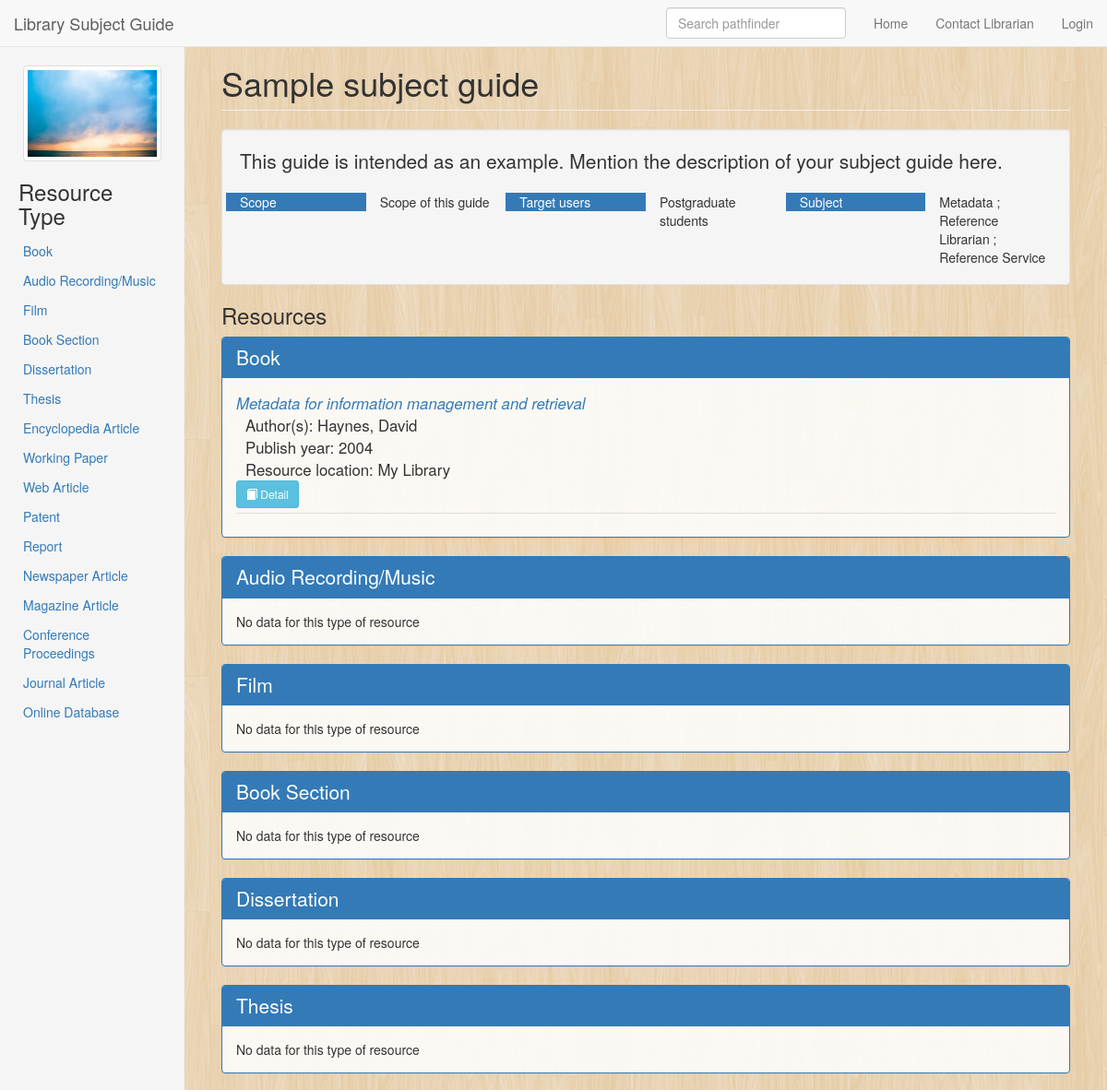
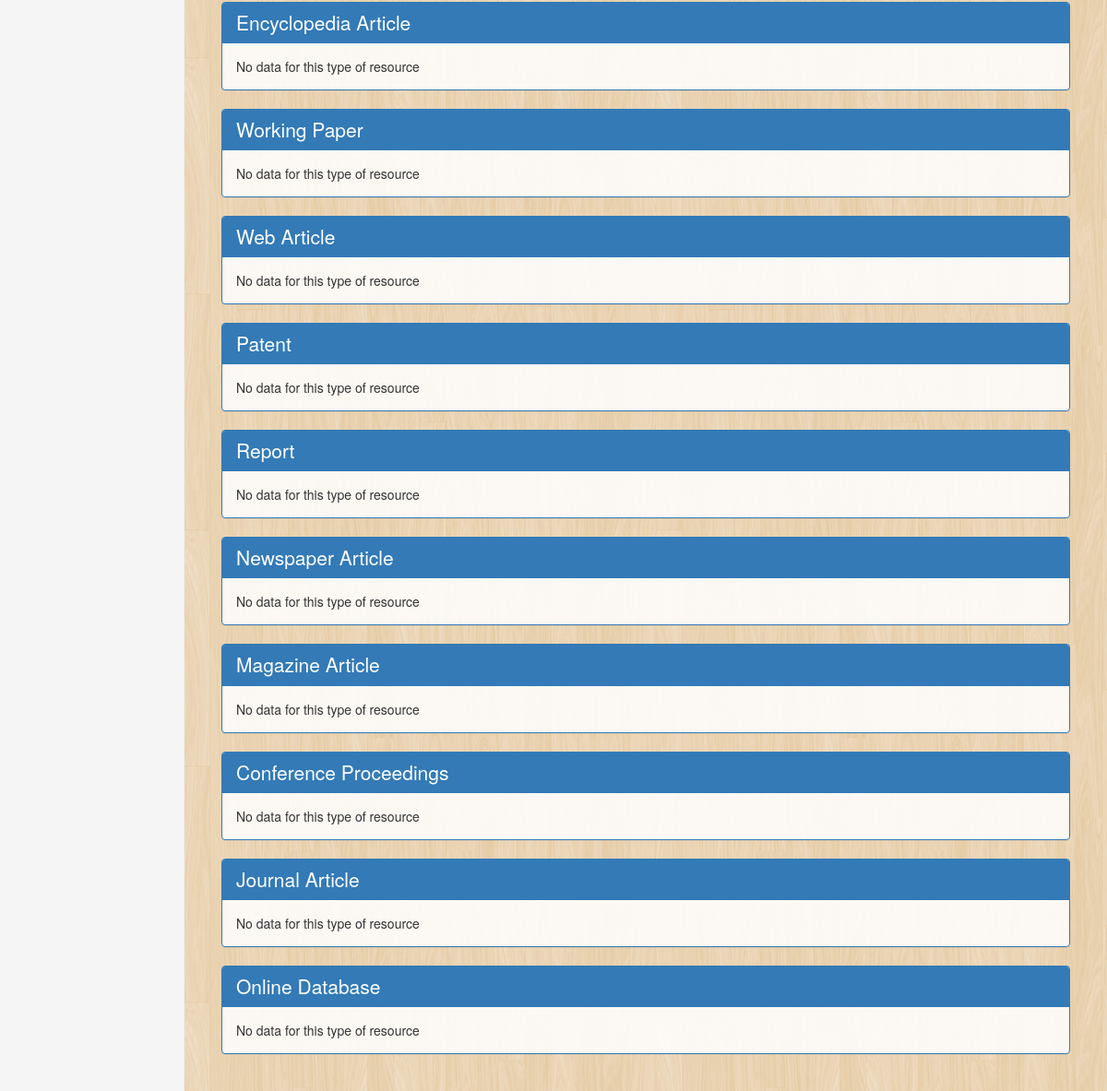
The page /index.php/pathfinder/detail/3 on the database its author committed (2 pictures, top to bottom).
### tables this page shows
CREATE TABLE IF NOT EXISTS `pst_config` (
  `config_name` varchar(100) NOT NULL,
  `config_val` text NOT NULL
);

CREATE TABLE IF NOT EXISTS `pst_pathfinder` (
`id` int(11) NOT NULL,
  `title` varchar(255) NOT NULL,
  `category` varchar(200) DEFAULT NULL,
  `subjects` text,
  `subjects_array` text,
  `description` text,
  `target_users` varchar(255) DEFAULT NULL,
  `scope` varchar(100) DEFAULT NULL,
  `authors` text NOT NULL,
  `image_filename` varchar(255) DEFAULT NULL,
  `created` datetime NOT NULL,
  `updated` datetime NOT NULL
);

CREATE TABLE IF NOT EXISTS `pst_taxonomy_term` (
`tid` int(11) NOT NULL COMMENT 'Primary Key: Unique term ID.',
  `vocabulary` varchar(50) DEFAULT NULL,
  `name` varchar(255) NOT NULL DEFAULT '' COMMENT 'The term name.',
  `description` longtext COMMENT 'A description of the term.',
  `weight` int(11) NOT NULL DEFAULT '0' COMMENT 'The weight of this term in relation to other terms.'
);

CREATE TABLE IF NOT EXISTS `pst_resource` (
`id` int(11) NOT NULL,
  `title` text NOT NULL,
  `series_title` varchar(255) DEFAULT NULL,
  `format` varchar(200) NOT NULL,
  `language` varchar(50) DEFAULT NULL,
  `type` varchar(200) NOT NULL,
  `classification` varchar(50) DEFAULT NULL,
  `authors` text,
  `authors_array` text,
  `subjects` varchar(255) DEFAULT NULL,
  `subjects_array` text,
  `publisher` varchar(100) DEFAULT NULL,
  `publish_year` int(4) DEFAULT NULL,
  `publish_place` varchar(100) DEFAULT NULL,
  `url` text,
  `doi_id` varchar(50) DEFAULT NULL,
  `other_id` varchar(255) DEFAULT NULL,
  `isbn` varchar(20) DEFAULT NULL,
  `issn` varchar(20) DEFAULT NULL,
  `location` varchar(100) DEFAULT NULL,
  `collation` varchar(255) DEFAULT NULL,
  `abstract` text,
  `notes` text,
  `filename` varchar(255) DEFAULT NULL,
  `image_filename` varchar(255) DEFAULT NULL,
  `created` datetime NOT NULL,
  `updated` datetime NOT NULL
);

### application/controllers/Pathfinder.php (called while the page is built, shortened)
<?php if ( ! defined('BASEPATH')) exit('No direct script access allowed');
class Pathfinder extends CI_Controller {
  private $data = array();
  public function __construct() {
    $this->data['main_title'] = 'Pathfinder';
    $this->data['main_content'] = '';
    $this->data['logged_in'] = $this->session->userdata('logged_in');
    $this->data['group'] = $this->data['logged_in']['groups'];
    $this->load->model('Resource_model');
    $this->load->model('Taxonomy_model');
  }
  public function detail($pathfinder_id)
  {
    $this->data['pathfinder'] = $this->Pathfinder_model->getDetail($pathfinder_id);
    $this->data['main_title'] = $this->data['pathfinder']->title;
    $this->load->view('pathfinder/detail', $this->data);
  }
}

### index.php (called while the page is built, shortened)
<?php
require_once BASEPATH.'core/CodeIgniter.php';

### application/models/Pathfinder_model.php (called while the page is built, shortened)
<?php if ( ! defined('BASEPATH')) exit('No direct script access allowed');
class Pathfinder_model extends CI_Model {
    public function getDetail($pathfinder_id)
    {
      $this->db->where(array('id' => $pathfinder_id));
      $query = $this->db->get('pathfinder', 1);
      return $query->row();
    }
    public function getConfig($config_name, $unserialized = true, $return_one = false)
    {
      $config = array();
      $this->db->where('config_name', $config_name);
      $result = $this->db->get('config')->result();
      foreach ($result as $config_data) {
        $config[$config_data->config_name] = $unserialized?unserialize($config_data->config_val):$config_data->config_val;
      }
      return $config;
    }
}

### application/models/Taxonomy_model.php (called while the page is built, shortened)
<?php if ( ! defined('BASEPATH')) exit('No direct script access allowed');
class Taxonomy_model extends CI_Model {
    public function getData($taxonomy_type, $page = 1, $limit = 20, $criteria = '', &$total_rows = 0)
    {
      $offset = 0;
      $this->db->select('tid, name, vocabulary');
      $this->db->from('taxonomy_term');
      $this->db->where('vocabulary', $taxonomy_type);
      $this->db->limit($limit, $offset);
      $this->db->order_by('weight');
      $result = $this->db->get();
      $this->db->where('vocabulary', $taxonomy_type);
      $this->db->select('COUNT(*) as `total`', false);
      $query = $this->db->get('taxonomy_term');
      $data = $query->row();
      return $result->result();
    }
}

### application/models/Resource_model.php (called while the page is built, shortened)
<?php if ( ! defined('BASEPATH')) exit('No direct script access allowed');
class Resource_model extends CI_Model {
    public function getData($page = 1, $limit = 20, $criteria = '', &$total_rows = 0, $pathfinder_id = 0)
    {
      $offset = 0;
      $this->db->select('id, title, authors, subjects, publish_year, publisher, url, location');
      if ($criteria) {
        $this->db->where($criteria, null, false);
      }
      if ($pathfinder_id) {
        $this->db->join('pathfinder_resources', 'resource.id=pathfinder_resources.rid', 'INNER');
        $this->db->where('pathfinder_resources.pid', $pathfinder_id);
      }
      $this->db->limit($limit, $offset);
      $this->db->order_by('publish_year', 'DESC');
      $result = $this->db->get('resource');
      if ($criteria) {
        $this->db->where($criteria, null, false);
      }
      if ($pathfinder_id) {
        $this->db->join('pathfinder_resources', 'resource.id=pathfinder_resources.rid', 'INNER');
        $this->db->where('pathfinder_resources.pid', $pathfinder_id);
      }
      $this->db->select('COUNT(*) as `total`', false);
      $query = $this->db->get('resource');
      $data = $query->row();
      $total_rows = $data->total;
      return $result->result();
    }
}

### application/views/pathfinder/detail.php (the view, shortened to what this page needs)
<div class="well">
  <p class="lead"><?php echo $pathfinder->description ?></p>
  <div class="row">
    <div class="col-md-2 bg-primary info">Scope</div><div class="col-md-2"><?php echo $pathfinder->scope ?></div>
    <div class="col-md-2 bg-primary info">Target users</div><div class="col-md-2"><?php echo $pathfinder->target_users ?></div>
    <div class="col-md-2 bg-primary info">Subject</div><div class="col-md-2"><?php echo $pathfinder->subjects ?></div>
  </div>
</div>
<h3>Resources</h3>
<?php
$normalized_names = array();
$hidden_type_str = '';
if (isset($hidden_type) && $hidden_type) {
  foreach($hidden_type as $tp) {
    $hidden_type_str .= "'$tp',";
  }
  $hidden_type_str = substr_replace($hidden_type_str, '', -1);
  $types = $this->Taxonomy_model->getData('Type', 1, 30, "name NOT IN ($hidden_type_str)");
} else {
  $types = $this->Taxonomy_model->getData('Type', 1, 30);
}
?>
<div class="row">
<div class="col-md-12 pathfinder-resources-list">
<?php
foreach ($types as $type) {
  $normalized_names[$type->name] = strtolower(str_ireplace(array(' ', '/', '\\', '-', '@'), '_', $type->name));
  $total_rows = 0;
  $resources = $this->Resource_model->getData(1, 20, sprintf("type='%s'", $type->name), $total_rows, $pathfinder->id);
?>
<div class="panel panel-primary resource-type">
  <div class="panel-heading">
    <h3 class="panel-title"><?php echo $type->name ?></h3>
  </div>
  <div class="panel-body">
    <?php
    if ($total_rows) {
      foreach ($resources as $doc) {
        echo '<p class="doc">';
        echo '<span class="doc-field doc-title"><a href="'.site_url('/resource/detail/'.$doc->id).'">'.$doc->title.'</a></span>';
        echo '<span class="doc-field doc-author pad-left10">Author(s): '.$doc->authors.'</span>';
        echo '<span class="doc-field doc-year pad-left10">Publish year: '.$doc->publish_year.'</span>';
        if ($doc->location) {
          echo '<span class="doc-field doc-url pad-left10">Resource location: '.$doc->location.'</span>';
        }
        echo '<span class="doc-field doc-buttons">';
        echo '<a class="btn btn-sm btn-info resource-detail-btn" title="View Detail"
          href="'.site_url('/resource/detail/'.$doc->id).'"><i class="glyphicon glyphicon-book"></i> Detail</a> ';
        echo '</span>';
        echo '</p>';
      }
    } else {
      echo 'No data for this type of resource';
    }
    ?>
  </div>
</div>
<?php
}
?>
</div>
</div>
<?php
if ($pathfinder->image_filename) {
  echo '<div class="pathfinder-image-detail"><img src="'.base_url('files/pathfinder/images').'/'.$pathfinder->image_filename.'" class="img-responsive img-thumbnail" /></div>';
}
?>
<h3>Resource Type</h3>
<nav id="sidebar-nav">
<ul class="nav nav-pills nav-stacked resource-type-links">
<?php
foreach ($types as $type) {
?>
  <li><a href="#<?php echo $normalized_names[$type->name]; ?>"><?php echo $type->name ?></a></li>
<?php
}
?>
</ul>
</nav>
<?php
$sidebar = ob_get_clean();
?>
<?php
$main_content = ob_get_clean();
require './assets/themes/default/index.tpl.php';
?>

### assets/themes/default/index.tpl.php (shortened to what this page needs)
<!DOCTYPE html>
<?php
$site_name_data = $this->Pathfinder_model->getConfig('site_name');
?>
<html lang="en">
  <head>
    <link href="<?php echo base_url('assets/themes/default') ?>/css/bootstrap.min.css" rel="stylesheet">
    <link href="<?php echo base_url('assets/themes/default') ?>/css/dashboard.css" rel="stylesheet">
    <link href="<?php echo base_url('assets/chosen') ?>/chosen.min.css" rel="stylesheet">
    <link href="<?php echo base_url('assets/themes/default') ?>/css/app.css" rel="stylesheet">
  </head>
  <body data-spy="scroll" data-target="#sidebar-nav">
    <nav class="navbar navbar-default navbar-fixed-top" role="navigation">
      <div class="container-fluid">
        <div class="navbar-header">
          <a class="navbar-brand" href="<?php echo site_url() ?>"><?php echo $site_name_data['site_name']?$site_name_data['site_name']:'PUSTAKAWAN: Online Pathfinder' ?></a>
        </div>
        <div class="navbar-collapse collapse">
          <ul class="nav navbar-nav navbar-right">
            <li><a href="<?php echo site_url() ?>">Home</a></li>
            <li><a href="<?php echo site_url('/pathfinder/content/contact') ?>">Contact Librarian</a></li>
            <?php if ($logged_in && $group == 'Librarian') : ?>
            <li class="dropdown">
              <a href="#" class="dropdown-toggle" data-toggle="dropdown" role="button" aria-haspopup="true" aria-expanded="false">Admin <span class="caret"></span></a>
              <ul class="dropdown-menu">
                <li><a href="<?php echo site_url('/pathfinder/add') ?>">Add New Pathfinder</a></li>
                <li><a href="<?php echo site_url('/resource/index') ?>">Resource Library</a></li>
                <li><a href="<?php echo site_url('/taxonomy/') ?>">Taxonomy</a></li>
                <li><a href="<?php echo site_url('/pathfinder/config') ?>">Configuration</a></li>
                <li><a href="<?php echo site_url('/user/listusers') ?>">User Management</a></li>
                <li><a href="<?php echo site_url('/user/logout') ?>"><i class="glyphicon glyphicon-log-out"></i> Logout</a></li>
                <li><a href="<?php echo site_url('/pathfinder/about') ?>">About this Software</a></li>
              </ul>
            </li>
            <?php else :
            ?>
            <li><a href="<?php echo site_url('/user') ?>">Login</a></li>
            <?php endif; ?>
          </ul>
          <form class="navbar-form navbar-right" method="get" action="<?php echo site_url('/pathfinder/index') ?>">
            <input type="text" name="keywords" class="form-control" placeholder="Search pathfinder">
          </form>
        </div>
      </div>
    </nav>
    <div class="container-fluid">
      <div class="row">
        <?php if (isset($sidebar) && $sidebar) : ?>
        <div class="col-sm-3 col-md-2 sidebar">
          <?php echo $sidebar ?>
        </div>
        <?php endif; ?>
        <div class="<?php echo (isset($sidebar) && $sidebar)?'col-sm-9 col-sm-offset-3 col-md-10 col-md-offset-2':'col-md-12' ?> main">
        <h1 class="page-header"><?php echo $main_title ?></h1>
        <?php echo $main_content ?>
        </div>
      </div>
    </div>
</body>
</html>

### assets/themes/default/css/dashboard.css (style rules this page uses)
body { padding-top: 50px; }
.sidebar { display: none; }
@media (min-width: 768px) { .sidebar { position: fixed; top: 51px; bottom: 0; left: 0; z-index: 1000; display: block; padding: 20px; overflow-x: hidden; overflow-y: auto; background-color: #f5f5f5; border-right: 1px solid #eee; } }
.main { padding: 20px; }
@media (min-width: 768px) { .main { padding-right: 40px; padding-left: 40px; } }
.main .page-header { margin-top: 0; }

### assets/themes/default/css/app.css (style rules this page uses)
body { background: url(../retina_wood.png); position: relative; }
table, .panel { background: rgba(255,255,255,0.85); }
.doc { clear: both; padding-bottom: 5px; border-bottom: 1px #ddd solid; font-size: 1.2em; }
.doc-field { display: block; }
.doc-title { font-style: italic; }
.panel-title { font-size: 1.5em; }
.pad-left10 { padding-left: 10px; }
.pathfinder-image-detail { width: 150px; max-width: 150px; margin: 0 auto; }
#sidebar-nav .nav > li > a { padding: 5px; }

### rows shown on the page
pst_config: config_name "Library Subject Guide"
pst_pathfinder: image_filename (picture), description "This guide is intended as an example. Mention the description of your subject guide here.", scope "Scope of this guide", target_users "Postgraduate students", subjects "Metadata ; Reference Librarian ; Reference Service"
pst_taxonomy_term: name "Book"
pst_taxonomy_term: name "Audio Recording/Music", shows "No data for this type of resource"
pst_taxonomy_term: name "Film", shows "No data for this type of resource"
pst_taxonomy_term: name "Book Section", shows "No data for this type of resource"
pst_taxonomy_term: name "Dissertation", shows "No data for this type of resource"
pst_taxonomy_term: name "Thesis", shows "No data for this type of resource"
pst_taxonomy_term: name "Encyclopedia Article", shows "No data for this type of resource"
pst_taxonomy_term: name "Working Paper", shows "No data for this type of resource"
pst_taxonomy_term: name "Web Article", shows "No data for this type of resource"
pst_taxonomy_term: name "Patent", shows "No data for this type of resource"
pst_taxonomy_term: name "Report", shows "No data for this type of resource"
pst_taxonomy_term: name "Newspaper Article", shows "No data for this type of resource"
pst_taxonomy_term: name "Magazine Article", shows "No data for this type of resource"
pst_taxonomy_term: name "Conference Proceedings", shows "No data for this type of resource"
pst_taxonomy_term: name "Journal Article", shows "No data for this type of resource"
pst_taxonomy_term: name "Online Database", shows "No data for this type of resource"
pst_resource: title "Metadata for information management and retrieval", authors "Haynes, David", publish_year "2004", location "My Library"

### other values the page prints
$main_title "Sample subject guide"
